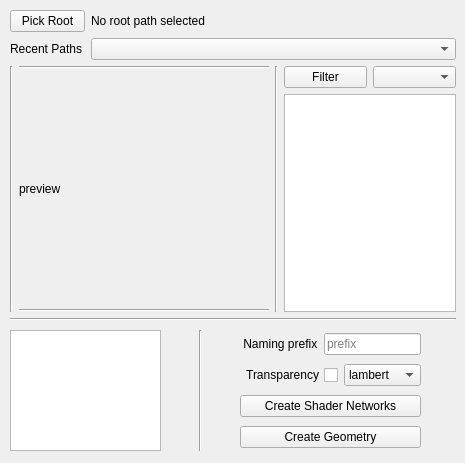
<?xml version="1.0" encoding="UTF-8"?>
<ui version="4.0">
 <class>Form</class>
 <widget class="QWidget" name="Form">
  <property name="geometry">
   <rect>
    <x>0</x>
    <y>0</y>
    <width>465</width>
    <height>463</height>
   </rect>
  </property>
  <property name="windowTitle">
   <string>Shader Minglings</string>
  </property>
  <widget class="QWidget" name="verticalLayoutWidget_2">
   <property name="geometry">
    <rect>
     <x>240</x>
     <y>330</y>
     <width>181</width>
     <height>121</height>
    </rect>
   </property>
   <layout class="QVBoxLayout" name="verticalLayout_2">
    <item>
     <layout class="QHBoxLayout" name="horizontalLayout_3">
      <item>
       <widget class="QLabel" name="label">
        <property name="layoutDirection">
         <enum>Qt::LeftToRight</enum>
        </property>
        <property name="text">
         <string> Naming prefix</string>
        </property>
       </widget>
      </item>
      <item>
       <widget class="QLineEdit" name="prefix">
        <property name="maximumSize">
         <size>
          <width>125</width>
          <height>16777215</height>
         </size>
        </property>
        <property name="placeholderText">
         <string>prefix</string>
        </property>
       </widget>
      </item>
     </layout>
    </item>
    <item>
     <layout class="QHBoxLayout" name="horizontalLayout_4">
      <item>
       <widget class="QCheckBox" name="transparency">
        <property name="layoutDirection">
         <enum>Qt::RightToLeft</enum>
        </property>
        <property name="text">
         <string>Transparency</string>
        </property>
       </widget>
      </item>
      <item>
       <widget class="QComboBox" name="shadertype">
        <item>
         <property name="text">
          <string>lambert</string>
         </property>
        </item>
        <item>
         <property name="text">
          <string>phong</string>
         </property>
        </item>
        <item>
         <property name="text">
          <string>blinn</string>
         </property>
        </item>
       </widget>
      </item>
     </layout>
    </item>
    <item>
     <widget class="QPushButton" name="BTNlambert">
      <property name="text">
       <string>Create Shader Networks</string>
      </property>
     </widget>
    </item>
    <item>
     <widget class="QPushButton" name="BTNgeometry">
      <property name="text">
       <string>Create Geometry</string>
      </property>
     </widget>
    </item>
   </layout>
  </widget>
  <widget class="Line" name="line_6">
   <property name="geometry">
    <rect>
     <x>190</x>
     <y>330</y>
     <width>20</width>
     <height>121</height>
    </rect>
   </property>
   <property name="orientation">
    <enum>Qt::Vertical</enum>
   </property>
  </widget>
  <widget class="QListWidget" name="shaderlist">
   <property name="geometry">
    <rect>
     <x>10</x>
     <y>330</y>
     <width>151</width>
     <height>121</height>
    </rect>
   </property>
  </widget>
  <widget class="QWidget" name="verticalLayoutWidget_4">
   <property name="geometry">
    <rect>
     <x>10</x>
     <y>10</y>
     <width>446</width>
     <height>311</height>
    </rect>
   </property>
   <layout class="QVBoxLayout" name="verticalLayout_4">
    <item>
     <layout class="QGridLayout" name="gridLayout">
      <item row="0" column="0">
       <widget class="QPushButton" name="BTNrootpath">
        <property name="maximumSize">
         <size>
          <width>75</width>
          <height>16777215</height>
         </size>
        </property>
        <property name="text">
         <string>Pick Root</string>
        </property>
       </widget>
      </item>
      <item row="0" column="1">
       <widget class="QLabel" name="LBLrootpath">
        <property name="text">
         <string>No root path selected</string>
        </property>
       </widget>
      </item>
      <item row="1" column="0">
       <widget class="QLabel" name="label_3">
        <property name="text">
         <string>Recent Paths</string>
        </property>
       </widget>
      </item>
      <item row="1" column="1">
       <widget class="QComboBox" name="recent"/>
      </item>
     </layout>
    </item>
    <item>
     <layout class="QHBoxLayout" name="horizontalLayout">
      <item>
       <widget class="Line" name="line_2">
        <property name="orientation">
         <enum>Qt::Vertical</enum>
        </property>
       </widget>
      </item>
      <item>
       <layout class="QVBoxLayout" name="verticalLayout_3">
        <item>
         <widget class="Line" name="line_4">
          <property name="orientation">
           <enum>Qt::Horizontal</enum>
          </property>
         </widget>
        </item>
        <item>
         <widget class="QLabel" name="picLabel">
          <property name="minimumSize">
           <size>
            <width>250</width>
            <height>0</height>
           </size>
          </property>
          <property name="text">
           <string>preview</string>
          </property>
         </widget>
        </item>
        <item>
         <widget class="Line" name="line_5">
          <property name="orientation">
           <enum>Qt::Horizontal</enum>
          </property>
         </widget>
        </item>
       </layout>
      </item>
      <item>
       <widget class="Line" name="line_3">
        <property name="orientation">
         <enum>Qt::Vertical</enum>
        </property>
       </widget>
      </item>
      <item>
       <layout class="QVBoxLayout" name="verticalLayout">
        <item>
         <layout class="QHBoxLayout" name="horizontalLayout_2">
          <item>
           <widget class="QPushButton" name="BTNfilter">
            <property name="text">
             <string>Filter</string>
            </property>
           </widget>
          </item>
          <item>
           <widget class="QComboBox" name="CMBfiletype"/>
          </item>
         </layout>
        </item>
        <item>
         <widget class="QListWidget" name="listings"/>
        </item>
       </layout>
      </item>
     </layout>
    </item>
    <item>
     <widget class="Line" name="line">
      <property name="orientation">
       <enum>Qt::Horizontal</enum>
      </property>
     </widget>
    </item>
   </layout>
  </widget>
 </widget>
 <resources/>
 <connections/>
</ui>
